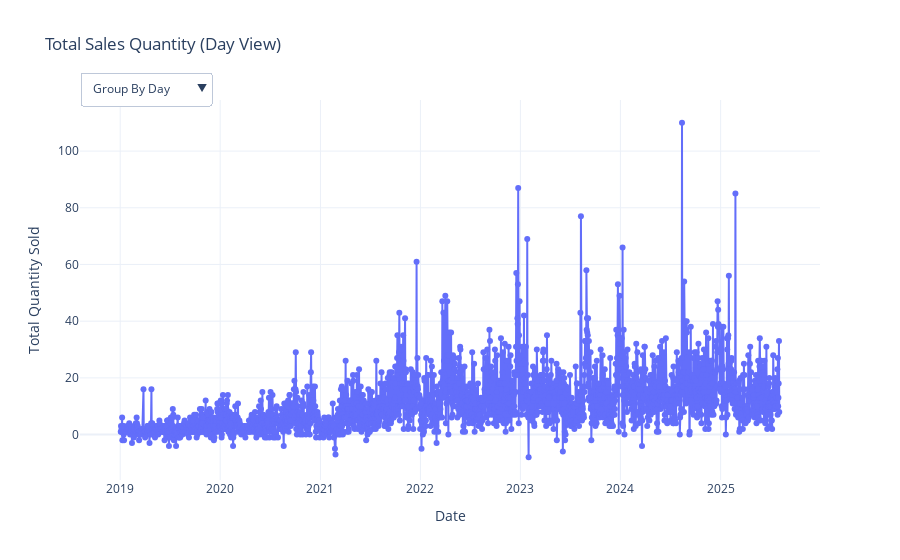

The cell this chart's notebook holds for it:
### Code cell
# Visualize Data to Identify Patterns and Seasonality
plot_interactive_sales_dashboard(data)

### Figure 1 — Plotly figure (JSON) as saved in the notebook; plotly's stock layout.template omitted (floating-point values rounded to 4 significant figures; data arrays with more than 128 entries replaced by an {"elided": "..."} marker saying what was removed)
{"data": [{"line": {"width": 2}, "marker": {"size": 6}, "mode": "lines+markers", "name": "Day Sales", "type": "scatter", "visible": true, "x": {"elided": "2286 str values"}, "y": {"elided": "2286 float values"}}, {"line": {"width": 2}, "marker": {"size": 6}, "mode": "lines+markers", "name": "Month Sales", "type": "scatter", "visible": false, "x": ["2019-01-01T00:00:00", "2019-02-01T00:00:00", "2019-03-01T00:00:00", "2019-04-01T00:00:00", "2019-05-01T00:00:00", "2019-06-01T00:00:00", "2019-07-01T00:00:00", "2019-08-01T00:00:00", "2019-09-01T00:00:00", "2019-10-01T00:00:00", "2019-11-01T00:00:00", "2019-12-01T00:00:00", "2020-01-01T00:00:00", "2020-02-01T00:00:00", "2020-03-01T00:00:00", "2020-04-01T00:00:00", "2020-05-01T00:00:00", "2020-06-01T00:00:00", "2020-07-01T00:00:00", "2020-08-01T00:00:00", "2020-09-01T00:00:00", "2020-10-01T00:00:00", "2020-11-01T00:00:00", "2020-12-01T00:00:00", "2021-01-01T00:00:00", "2021-02-01T00:00:00", "2021-03-01T00:00:00", "2021-04-01T00:00:00", "2021-05-01T00:00:00", "2021-06-01T00:00:00", "2021-07-01T00:00:00", "2021-08-01T00:00:00", "2021-09-01T00:00:00", "2021-10-01T00:00:00", "2021-11-01T00:00:00", "2021-12-01T00:00:00", "2022-01-01T00:00:00", "2022-02-01T00:00:00", "2022-03-01T00:00:00", "2022-04-01T00:00:00", "2022-05-01T00:00:00", "2022-06-01T00:00:00", "2022-07-01T00:00:00", "2022-08-01T00:00:00", "2022-09-01T00:00:00", "2022-10-01T00:00:00", "2022-11-01T00:00:00", "2022-12-01T00:00:00", "2023-01-01T00:00:00", "2023-02-01T00:00:00", "2023-03-01T00:00:00", "2023-04-01T00:00:00", "2023-05-01T00:00:00", "2023-06-01T00:00:00", "2023-07-01T00:00:00", "2023-08-01T00:00:00", "2023-09-01T00:00:00", "2023-10-01T00:00:00", "2023-11-01T00:00:00", "2023-12-01T00:00:00", "2024-01-01T00:00:00", "2024-02-01T00:00:00", "2024-03-01T00:00:00", "2024-04-01T00:00:00", "2024-05-01T00:00:00", "2024-06-01T00:00:00", "2024-07-01T00:00:00", "2024-08-01T00:00:00", "2024-09-01T00:00:00", "2024-10-01T00:00:00", "2024-11-01T00:00:00", "2024-12-01T00:00:00", "2025-01-01T00:00:00", "2025-02-01T00:00:00", "2025-03-01T00:00:00", "2025-04-01T00:00:00", "2025-05-01T00:00:00", "2025-06-01T00:00:00", "2025-07-01T00:00:00", "2025-08-01T00:00:00"], "y": [30.0, 25.0, 43.0, 46.0, 45.0, 34.0, 60.0, 43.0, 66.0, 83.0, 108.0, 116.0, 157.0, 103.0, 69.0, 57.0, 125.0, 119.0, 135.0, 147.0, 244.0, 222.0, 208.0, 188.0, 44.0, 43.0, 204.0, 277.0, 278.0, 178.0, 273.0, 301.0, 300.0, 604.0, 367.0, 448.0, 267.0, 279.0, 504.0, 568.0, 526.0, 340.0, 338.0, 361.0, 471.0, 427.0, 376.0, 730.0, 553.0, 364.0, 518.0, 389.0, 385.0, 254.0, 279.0, 607.0, 499.0, 386.0, 345.0, 609.0, 605.0, 462.0, 442.0, 398.0, 456.0, 410.0, 404.0, 730.0, 508.0, 500.0, 468.0, 656.0, 576.0, 548.0, 337.0, 355.0, 468.0, 396.0, 392.0, 59.0]}, {"line": {"width": 2}, "marker": {"size": 6}, "mode": "lines+markers", "name": "Year Sales", "type": "scatter", "visible": false, "x": ["2019-01-01T00:00:00", "2020-01-01T00:00:00", "2021-01-01T00:00:00", "2022-01-01T00:00:00", "2023-01-01T00:00:00", "2024-01-01T00:00:00", "2025-01-01T00:00:00"], "y": [699.0, 1774.0, 3317.0, 5187.0, 5188.0, 6039.0, 3131.0]}], "layout": {"title": {"text": "Total Sales Quantity (Day View)"}, "updatemenus": [{"active": 0, "buttons": [{"args": [{"visible": [true, false, false]}, {"title": "Total Sales Quantity (Day View)"}], "label": "Group By Day", "method": "update"}, {"args": [{"visible": [false, true, false]}, {"title": "Total Sales Quantity (Month View)"}], "label": "Group By Month", "method": "update"}, {"args": [{"visible": [false, false, true]}, {"title": "Total Sales Quantity (Year View)"}], "label": "Group By Year", "method": "update"}], "direction": "down", "pad": {"r": 10, "t": 10}, "showactive": true, "x": 0, "xanchor": "left", "y": 1.1, "yanchor": "top"}], "xaxis": {"title": {"text": "Date"}}, "yaxis": {"title": {"text": "Total Quantity Sold"}}}}
